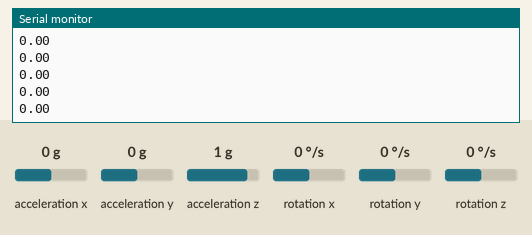
The sketch below on a simulated Arduino Uno, built with avr-gcc and run on an emulated ATmega328P. Parts: the last lines printed to the serial monitor. Wiring (inferred from the names in the program): MPU-6050 motion sensor at I2C address 0x68. Inputs (shaded band) come from the test bench; at power-on: acceleration x 0 g, acceleration y 0 g, acceleration z 1 g, rotation y 0 °/s, rotation z 0 °/s, rotation x 0 °/s.

Above: at 8.3 s.
8.4 s: acceleration x set to -1.4 g
At 9.1 s:
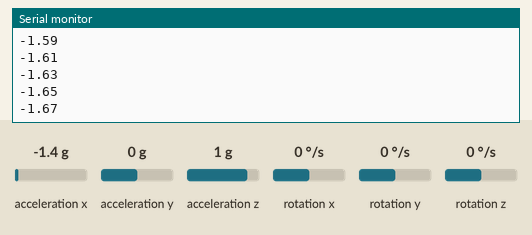
9.9 s: acceleration y set to -1.4 g
At 10.7 s:
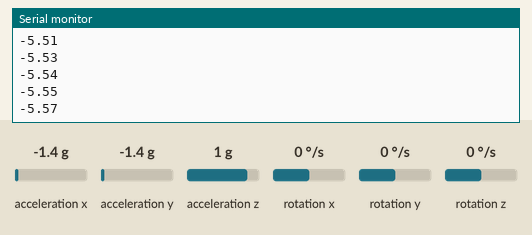
11.4 s: acceleration z set to -1.4 g
At 12.0 s:
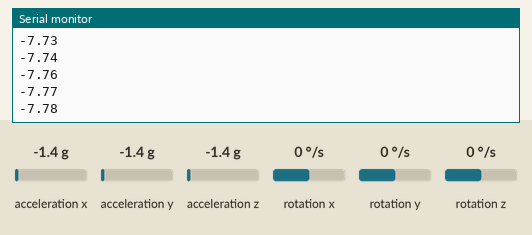
12.9 s: rotation y set to -192 °/s
At 13.8 s:
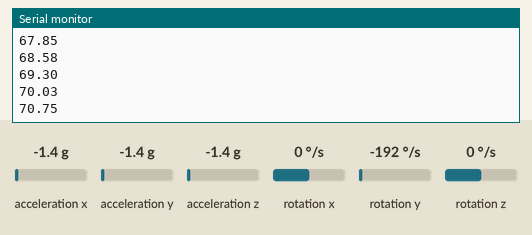
14.4 s: rotation z set to -192 °/s
At 15.2 s:
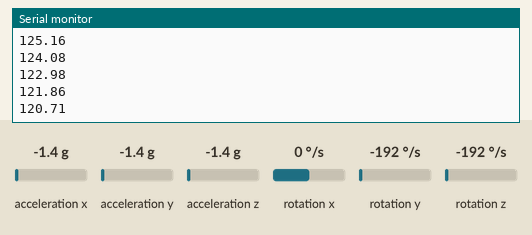
Timing chart, 0 to 16.9 s (numbered marks = the images above; inputs shaded):
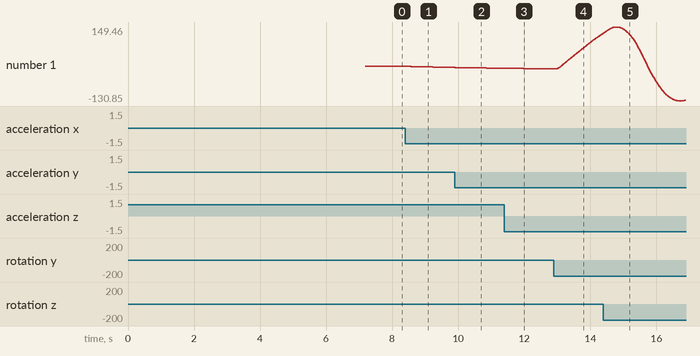

Measured:
- after the input at 8.4 s, the serial monitor: prints a new line after 0.07 s (image 1)
- plotted number 1: 0 → -3.95 after the input at 8.4 s

The sketch:

testGyro.ino
```cpp
//----------------------------------------------------------------------------------------------------------------------
#include <Wire.h>
//----------------------------------------------------------------------------------------------------------------------
#define YAW   0
#define PITCH 1
#define ROLL  2

#define X     0     // X axis
#define Y     1     // Y axis
#define Z     2     // Z axis

#define MPU_ADDRESS 0x68  // I2C address of the MPU-6050
#define FREQ        250   // Sampling frequency
#define SSF_GYRO    65.5  // Sensitivity Scale Factor of the gyro from datasheet
//----------------------------------------------------------------------------------------------------------------------
// The RAW values got from gyro (in °/sec) in that order: X, Y, Z
int gyro_raw[3] = {0, 0, 0};

// Average gyro offsets of each axis in that order: X, Y, Z
long gyro_offset[3] = {0, 0, 0};

// Calculated angles from gyro's values in that order: X, Y, Z
float gyro_angle[3]  = {0, 0, 0};

// The RAW values got from accelerometer (in m/sec²) in that order: X, Y, Z
int acc_raw[3] = {0 , 0 , 0};

// Calculated angles from accelerometer's values in that order: X, Y, Z
float acc_angle[3] = {0, 0, 0};

// Total 3D acceleration vector in m/s²
long acc_total_vector;

/**
   Real measures on 3 axis calculated from gyro AND accelerometer in that order : Yaw, Pitch, Roll
    - Left wing up implies a positive roll
    - Nose up implies a positive pitch
    - Nose right implies a positive yaw
*/
float measures[3] = {0, 0, 0};

// MPU's temperature
int temperature;

// Init flag set to TRUE after first loop
boolean initialized;

unsigned int  period; // Sampling period
unsigned long loop_timer;
//----------------------------------------------------------------------------------------------------------------------
void setup() {
  Serial.begin(9600);
  Wire.begin();
  TWBR = 12; // Set the I2C clock speed to 400kHz.

  setupMpu6050Registers();
  calibrateMpu6050();

  loop_timer = micros();
  period = (1000000 / FREQ) ; // Sampling period in µs
}

void loop() {
  readSensor();
  calculateAngles();

  while (micros() - loop_timer < period);
  loop_timer = micros();
  Serial.println(measures[1]);
}

/**
   Configure gyro and accelerometer precision as following:
    - accelerometer: ±8g
    - gyro: ±500°/s

   @see https://www.invensense.com/wp-content/uploads/2015/02/MPU-6000-Register-Map1.pdf
   @return void
*/
void setupMpu6050Registers() {
  // Configure power management
  Wire.beginTransmission(MPU_ADDRESS); // Start communication with MPU
  Wire.write(0x6B);                    // Request the PWR_MGMT_1 register
  Wire.write(0x00);                    // Apply the desired configuration to the register
  Wire.endTransmission();              // End the transmission

  // Configure the gyro's sensitivity
  Wire.beginTransmission(MPU_ADDRESS); // Start communication with MPU
  Wire.write(0x1B);                    // Request the GYRO_CONFIG register
  Wire.write(0x08);                    // Apply the desired configuration to the register : ±500°/s
  Wire.endTransmission();              // End the transmission

  // Configure the acceleromter's sensitivity
  Wire.beginTransmission(MPU_ADDRESS); // Start communication with MPU
  Wire.write(0x1C);                    // Request the ACCEL_CONFIG register
  Wire.write(0x10);                    // Apply the desired configuration to the register : ±8g
  Wire.endTransmission();              // End the transmission

  Wire.beginTransmission(MPU_ADDRESS); // Start communication with MPU
  Wire.write(0x1A);                    // Request the CONFIG register
  Wire.write(0x03);                    // Set Digital Low Pass Filter about ~43Hz
  Wire.endTransmission();              // End the transmission
}

/**
   Calibrate MPU6050: take 2000 samples to calculate average offsets.
   During this step, the quadcopter needs to be static and on a horizontal surface.

   This function also sends low throttle signal to each ESC to init and prevent them beeping annoyingly.

   This function might take ~2sec for 2000 samples.

   @return void
*/
void calibrateMpu6050()
{
  int max_samples = 2000;

  for (int i = 0; i < max_samples; i++) {
    readSensor();

    gyro_offset[X] += gyro_raw[X];
    gyro_offset[Y] += gyro_raw[Y];
    gyro_offset[Z] += gyro_raw[Z];

    // Just wait a bit before next loop
    delay(3);
  }

  // Calculate average offsets
  gyro_offset[X] /= max_samples;
  gyro_offset[Y] /= max_samples;
  gyro_offset[Z] /= max_samples;
}

/**
   Request raw values from MPU6050.

   @return void
*/
void readSensor() {
  Wire.beginTransmission(MPU_ADDRESS); // Start communicating with the MPU-6050
  Wire.write(0x3B);                    // Send the requested starting register
  Wire.endTransmission();              // End the transmission
  Wire.requestFrom(MPU_ADDRESS, 14);   // Request 14 bytes from the MPU-6050

  // Wait until all the bytes are received
  while (Wire.available() < 14);

  acc_raw[X]  = Wire.read() << 8 | Wire.read(); // Add the low and high byte to the acc_raw[X] variable
  acc_raw[Y]  = Wire.read() << 8 | Wire.read(); // Add the low and high byte to the acc_raw[Y] variable
  acc_raw[Z]  = Wire.read() << 8 | Wire.read(); // Add the low and high byte to the acc_raw[Z] variable
  temperature = Wire.read() << 8 | Wire.read(); // Add the low and high byte to the temperature variable
  gyro_raw[X] = Wire.read() << 8 | Wire.read(); // Add the low and high byte to the gyro_raw[X] variable
  gyro_raw[Y] = Wire.read() << 8 | Wire.read(); // Add the low and high byte to the gyro_raw[Y] variable
  gyro_raw[Z] = Wire.read() << 8 | Wire.read(); // Add the low and high byte to the gyro_raw[Z] variable
}

/**
   Calculate real angles from gyro and accelerometer's values
*/
void calculateAngles()
{
  calculateGyroAngles();
  calculateAccelerometerAngles();

  if (initialized) {
    // Correct the drift of the gyro with the accelerometer
    gyro_angle[X] = gyro_angle[X] * 0.9996 + acc_angle[X] * 0.0004;
    gyro_angle[Y] = gyro_angle[Y] * 0.9996 + acc_angle[Y] * 0.0004;
  } else {
    // At very first start, init gyro angles with accelerometer angles
    gyro_angle[X] = acc_angle[X];
    gyro_angle[Y] = acc_angle[Y];

    initialized = true;
  }

  // To dampen the pitch and roll angles a complementary filter is used
  measures[ROLL]  = measures[ROLL]  * 0.9 + gyro_angle[X] * 0.1;
  measures[PITCH] = measures[PITCH] * 0.9 + gyro_angle[Y] * 0.1;
  measures[YAW]   = -gyro_raw[Z] / SSF_GYRO; // Store the angular motion for this axis
}

/**
   Calculate pitch & roll angles using only the gyro.
*/
void calculateGyroAngles()
{
  // Subtract offsets
  gyro_raw[X] -= gyro_offset[X];
  gyro_raw[Y] -= gyro_offset[Y];
  gyro_raw[Z] -= gyro_offset[Z];

  // Angle calculation using integration
  gyro_angle[X] += (gyro_raw[X] / (FREQ * SSF_GYRO));
  gyro_angle[Y] += (-gyro_raw[Y] / (FREQ * SSF_GYRO)); // Change sign to match the accelerometer's one

  // Transfer roll to pitch if IMU has yawed
  gyro_angle[Y] += gyro_angle[X] * sin(gyro_raw[Z] * (PI / (FREQ * SSF_GYRO * 180)));
  gyro_angle[X] -= gyro_angle[Y] * sin(gyro_raw[Z] * (PI / (FREQ * SSF_GYRO * 180)));
}

/**
   Calculate pitch & roll angles using only the accelerometer.
*/
void calculateAccelerometerAngles()
{
  // Calculate total 3D acceleration vector : √(X² + Y² + Z²)
  acc_total_vector = sqrt(pow(acc_raw[X], 2) + pow(acc_raw[Y], 2) + pow(acc_raw[Z], 2));

  // To prevent asin to produce a NaN, make sure the input value is within [-1;+1]
  if (abs(acc_raw[X]) < acc_total_vector) {
    acc_angle[X] = asin((float)acc_raw[Y] / acc_total_vector) * (180 / PI); // asin gives angle in radian. Convert to degree multiplying by 180/pi
  }

  if (abs(acc_raw[Y]) < acc_total_vector) {
    acc_angle[Y] = asin((float)acc_raw[X] / acc_total_vector) * (180 / PI);
  }
}
```
